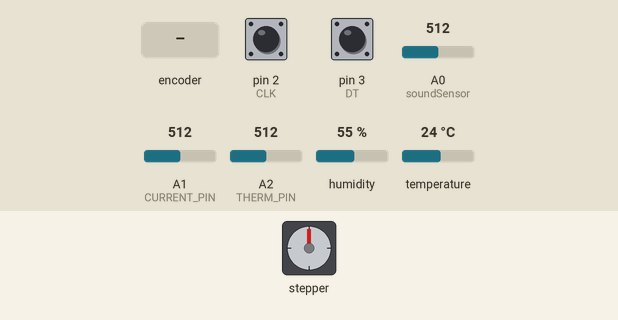
This sketch was run on a simulated Arduino Uno, built with avr-gcc and run on an emulated ATmega328P. On the bench: stepper motor. The inputs (shaded band) are chosen by the test bench; at power-on: A1 (CURRENT_PIN) = 512, pin 2 (CLK) HIGH, pin 3 (DT) HIGH, A0 (soundSensor) = 512, A2 (THERM_PIN) = 512, humidity 55 %, temperature 24 °C. Stepper angles assume 2038 steps per turn; what the sketch prints to the serial monitor is not drawn.

Above: at 1.2 s.
1.3 s: rotary encoder on pin 2 (CLK) / pin 3 (DT) turned 3 steps (first pin leading)
At 3.1 s:
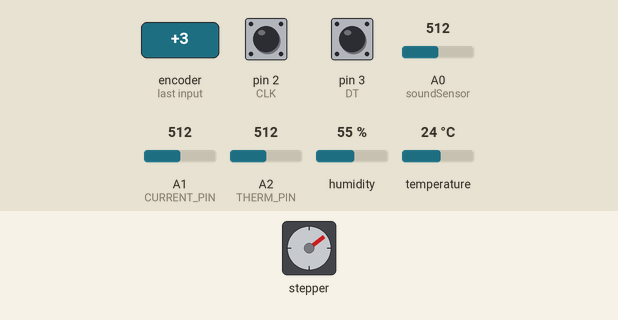
4.8 s: A1 (CURRENT_PIN) set to 223
10.8 s: A1 (CURRENT_PIN) set to 192
16.8 s: rotary encoder on pin 2 (CLK) / pin 3 (DT) turned 1 step (first pin leading)
At 17.9 s:
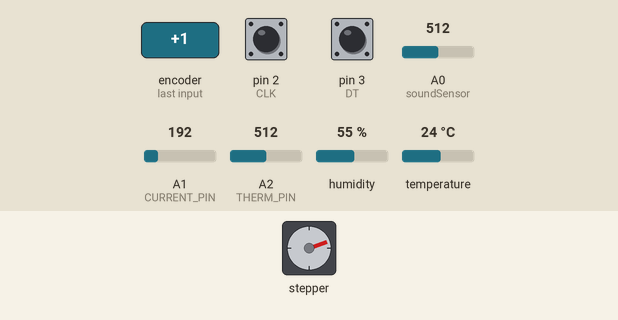
18.8 s: rotary encoder on pin 2 (CLK) / pin 3 (DT) turned 1 step (first pin leading)
At 20.2 s:
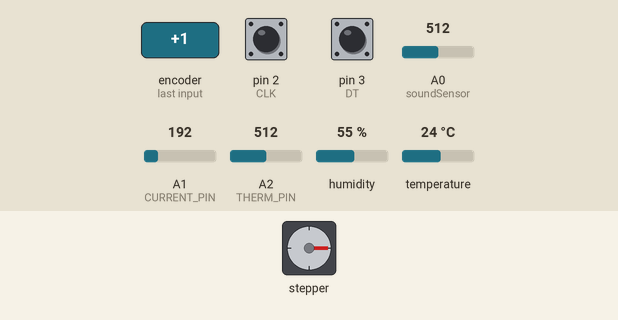
20.8 s: rotary encoder on pin 2 (CLK) / pin 3 (DT) turned 1 step (first pin leading)
At 22.5 s:
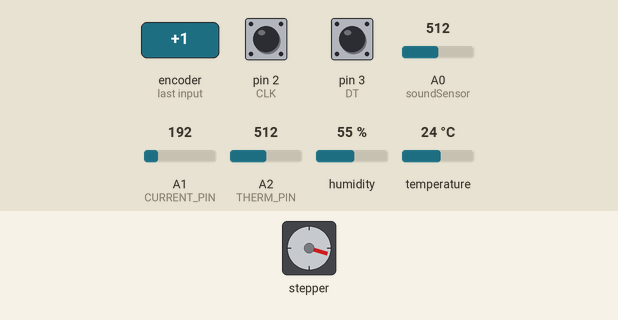
Timing chart, 0 to 23.8 s (numbered marks = the images above; inputs shaded):
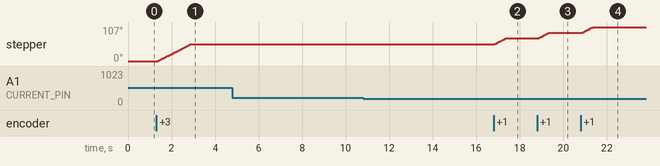

Measured:
- after the input at 1.3 s, stepper: turns 53° clockwise in 1.5 s, starting after 0.09 s
- after the input at 4.8 s, every drawn part: stays the same
- after the input at 10.8 s, every drawn part: stays the same
- after the input at 16.8 s, stepper: turns 18° clockwise in 0.47 s, starting after 0.06 s
- after the input at 18.8 s, stepper: turns 18° clockwise in 0.47 s, starting after 0.05 s
- after the input at 20.8 s, stepper: turns 18° clockwise in 0.47 s, starting after 0.07 s

The sketch:

FullTurbineCode.ino
```cpp
#include <DHT.h>
#include <DHT_U.h>
#include <SPI.h>
#include <Stepper.h>

#define DHTPIN 13
#define DHTTYPE DHT11
#define SPEED_PIN 18
#define CURRENT_PIN A1
#define THERM_PIN A2

volatile int numberOfPasses = 0;
int lastTime = 0;
int dT = 0;
float fanSpeed = 0;
float voltage = 0;
float current = 0;
float avg_current_val = 0;
float avg_therm_val = 0;
float therm_temp = 0;
float dht_avg_humi = 0;
float dht_avg_tempC = 0;
const float therm_k = 11.45;

//Section 2


DHT dht(DHTPIN, DHTTYPE);
#define STEPS 2038 // the number of steps in one revolution of your motor (28BYJ-48)
Stepper stepper(STEPS, 8, 10, 9, 11);

//pin declarations
int soundSensor = A0;
#define CLK 2
#define DT 3
#define SW 4

volatile int currentStateCLK;
volatile int lastStateCLK;

volatile int vaneAngle = 0; //set to 0 at setup
float currentAngle = 0;

void setup() {
  // put your setup code here, to run once:
  dht.begin();

  pinMode(SPEED_PIN, INPUT);
  pinMode(CURRENT_PIN, INPUT);
  pinMode(THERM_PIN, INPUT);

  // Set encoder pins as inputs
  pinMode(CLK, INPUT);
  pinMode(DT, INPUT);
  pinMode(SW, INPUT_PULLUP);

   // Read the initial state of CLK
  lastStateCLK = digitalRead(CLK);

  attachInterrupt(digitalPinToInterrupt(CLK),vanePosition, CHANGE); //trigger anytime moves
  attachInterrupt(digitalPinToInterrupt(SPEED_PIN), bladePassed, RISING);
  lastTime = millis();

  // Setup Serial Monitor
  Serial.begin(38400);

}

void loop() {
   dT = millis() - lastTime;
   lastTime = millis();
   fanSpeed = ((numberOfPasses / 3.0) / dT) * 1000.0 * 60.0;
   numberOfPasses = 0;

   voltage = 5.0 * (avg_current_val / 1023.0);
   current = (voltage / 10) * 1000.0;

   therm_temp = (5.0 * (avg_therm_val / 1023.0)) * therm_k;

   avg_current_val = 0;
   avg_therm_val = 0;
   dht_avg_humi = 0;
   dht_avg_tempC = 0;
   int cnt = 50;
   for(int i = 0; i < cnt; i++){
      avg_current_val += analogRead(CURRENT_PIN);
      avg_therm_val += analogRead(THERM_PIN);
      dht_avg_humi += dht.readHumidity();
      dht_avg_tempC += dht.readTemperature();
   }
   avg_current_val = avg_current_val / cnt;
   avg_therm_val = avg_therm_val / cnt;
   dht_avg_humi = dht_avg_humi / cnt;
   dht_avg_tempC = dht_avg_tempC / cnt;


//vane data
  String windDirection = String(vaneAngle);
  moveStepper(vaneAngle);
  String amountSound = soundData();
  String dataToSend = ", windDirection:" + windDirection + "," + "turbineSound:" + amountSound;


   Serial.print("Speed: ");
   Serial.print(fanSpeed);
   Serial.print(", Current: ");

   Serial.print(current);
   Serial.print(", Therm temp: ");

   Serial.print(therm_temp);
   Serial.print(", DHT Temp: ");
   Serial.print(dht_avg_tempC);
   Serial.print(", DHT Humidity: ");
   Serial.print(dht_avg_humi);

    Serial.println(dataToSend);


}

void bladePassed() {
  numberOfPasses = numberOfPasses + 1;
}


String soundData()
{
  int currentSound = analogRead(soundSensor);
  return String(currentSound/1023.0*5.0); //converting to
}

String vanePosition()
{

 // noInterrupts();
  // Read the current state of CLK
  currentStateCLK = digitalRead(CLK);

  float degPerClick = 360.0 / 20.0;

  // If last and current state of CLK are different, then pulse occurred
  // React to only 1 state change to avoid double count
  if (currentStateCLK != lastStateCLK  && currentStateCLK == 1) {

    // If the DT state is different than the CLK state then
    // the encoder is rotating CCW so decrement
    if (digitalRead(DT) != currentStateCLK) {
      vaneAngle -= degPerClick;
    } else {
      // Encoder is rotating CW so increment
      vaneAngle += degPerClick;
    }
    if (vaneAngle > 360)
    {
      vaneAngle = 0 + degPerClick;
    }
    else if (vaneAngle < 0)
    {
      vaneAngle = 360 - degPerClick;
    }

  }

  // Remember last CLK state
  lastStateCLK = currentStateCLK;

  //interrupts();
  //delay(1);
  //return String(vaneAngle);
}

String moveStepper(float desiredAngle)
{
  stepper.setSpeed(6); // 6 rpm

  float stepsPerDeg = 2038.0 / 360;
  float vaneAngleToMove = desiredAngle - currentAngle;

  if (vaneAngleToMove <= 180) //step forwards
  {
    stepper.step(-vaneAngleToMove * stepsPerDeg);
    currentAngle = desiredAngle;
  }
  else //desired-current > 180
  {
    vaneAngleToMove = 360 - vaneAngleToMove; //since moving in reverse
    stepper.step(vaneAngleToMove * stepsPerDeg);
    currentAngle = desiredAngle;
  }

  return String(currentAngle);
}
```
